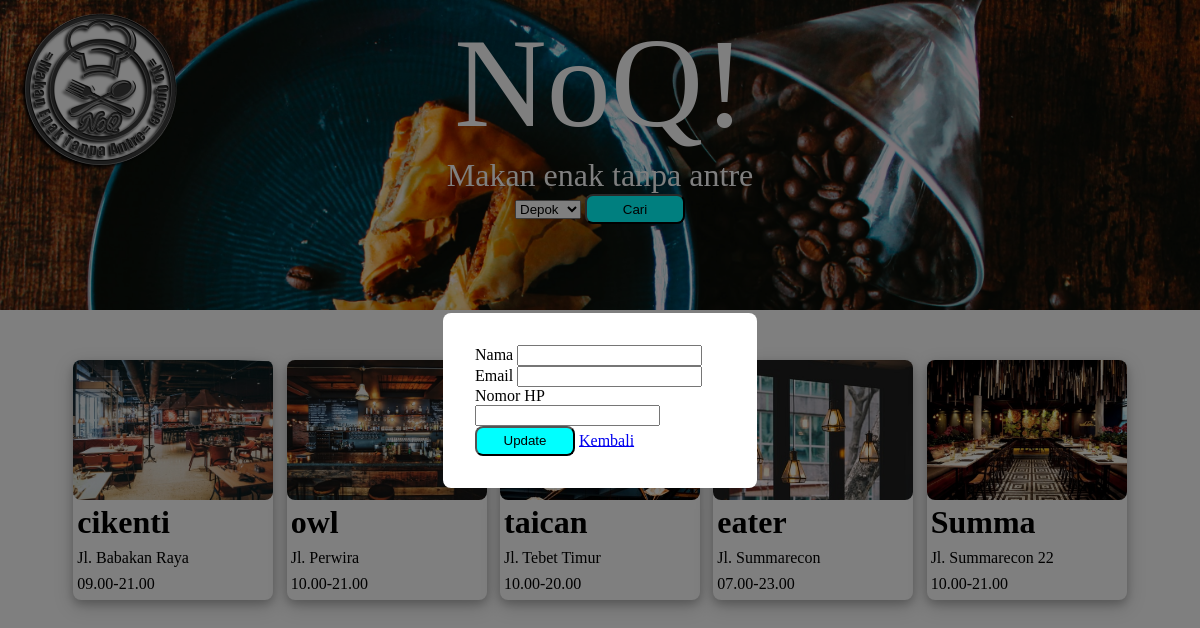
The app's page /profile_edit.php with its own data.
### tables this page shows
CREATE TABLE `restoran` (
  `resto_id` int(11) NOT NULL,
  `resto_name` varchar(24) NOT NULL,
  `resto_address` varchar(64) NOT NULL,
  `resto_number` varchar(20) NOT NULL,
  `resto_image` varchar(255) NOT NULL,
  `resto_open` varchar(24) NOT NULL,
  `resto_rating` int(11) NOT NULL,
  `qr_ovo` varchar(255) NOT NULL,
  `qr_gopay` varchar(255) NOT NULL,
  `loc_id` int(11) NOT NULL,
  `status_id` int(11) NOT NULL
);

### profile_edit.php (the view, shortened to what this page needs)
<?php include ('server.php')?>
<!DOCTYPE html>
<html lang="en">
  <head>
    <link rel="stylesheet" href="style.css" />
  </head>
  <body>
  <header class="header" style="background-image: url(./admin/images/cover-resto.jpeg)">
      <a href="./homepage.php">
        <img
          style="position: absolute; top: 0px; left: 0px"
          src="./admin/images/logo.png"
          alt="logo"
      /></a>
      <div class="center">
        <span class="judul">NoQ!</span>
        <br />
        <span class="motto">Makan enak tanpa antre</span>
      </div>
      <div class="search-location">
      <?php
                $query = mysqli_query($db, "select * from restoran_loc");
                ?>
                <form method="post" action="">
                    <select name="location" id="location">
                    <?php
                        while($resto = mysqli_fetch_array($query))
                        {
                            ?>
                            <option value = "<?php echo $resto['loc_id'];?>">
                            <?php
                                echo $resto['loc_name']; ?>
                            </option>
                            <?php
                        }
                    ?>
                    </select>
                    <button type="submit" class="btn" name="filter">Cari</button>
                </form>
      </div>
    </header>
    <?php
                if(isset($_POST['filter']))
                {?>
                <div class="content">
                  <div class="recommendation-container">
                      <h3>Rekomendasi untuk kamu!</h3>
                  </div>
                    <div class="cards">
                    <?php
                    if(!empty($_POST['location']))
                    {
                        $selected = $_POST['location'];
                        $query = mysqli_query($db, "select * from restoran where loc_id='$selected'");
                            while($resto = mysqli_fetch_array($query))
                            {?>
                            <?php $res_img = "admin/images/".$resto['resto_image'];
                                  $res_id = $resto['resto_id'];
                            ?>
                            <a href="menu-resto.php?resto_id=<?php echo $resto['resto_id']?>" style=" text-decoration:none; color:black;">
                            <div class="card">
                                <span
                                class="card-image"
                                style="background-image: url('<?php echo $res_img;?>');"
                                ></span>
                                <div class="card-content">
                                  <h3 class="nama-resto"><?php echo $resto['resto_name'];?></h3>
                                  <span class="alamat"><?php echo $resto['resto_address'];?></span>
                                  <span class="alamat"><?php echo $resto['resto_open'];?></span>
                                </div>
                            </div></a>
                        <?php }?>
              <?php }?>
          <?php }
            else{?>
              <?php $query = mysqli_query($db, "select * from restoran");?>
                <div class="content">
                  <div class="cards">
                  <?php
                          while($resto = mysqli_fetch_array($query))
                          {?>
                          <?php $res_img = "admin/images/".$resto['resto_image'];?>
                          <a href="menu-resto.php?resto_id=<?= $resto['resto_id']?>" style="text-decoration:none; color:black;">
                          <div class="card">
                              <span
                              class="card-image"
                              style="background-image: url('<?php echo $res_img;?>');"
                              ></span>
                              <div class="card-content">
                                <h3 class="nama-resto"><?php echo $resto['resto_name'];?></h3>
                                <span class="alamat"><?php echo $resto['resto_address'];?></span>
                                <span class="alamat"><?php echo $resto['resto_open'];?></span>
                              </div>
                          </div></a>
                  <?php }?>
                  </div>
                </div>
              <?php }?>
    <div class="modal-bg">
    	<div class="modal-container">
      <?php
        $user = $_SESSION['username'];
        $query = mysqli_query($db, "select nama,email,no_hp,password from users where username='$user'");
        $users = mysqli_fetch_array($query);
        ?>
			<form method="post" action="profile_edit.php" class="form" enctype="multipart/form-data">
				<div class="input-group">
					<label>Nama</label>
					<input type="text" name="nama" value="<?php echo $users['nama']; ?>">
				</div>
				<div class="input-group">
					<label>Email</label>
					<input type="email" name="email" value="<?php echo $users['email']; ?>">
				</div>
        <div class="input-group">
					<label>Nomor HP</label>
					<input type="text" name="no_hp" value="<?php echo $users['no_hp']; ?>">
				</div>
				<div class="input-group">
					<button type="submit" class="btn" name="edit">Update</button>
          <a href="./profile.php">Kembali</a>
				</div>
			</form>
		</div>
	</div>
  </body>
</html>

### style.css (style rules this page uses)
body { margin: 0; height: 100%; }
p, h1, h2, h3, h4, h5, h6 { margin: 0px; }
.header { background-image: url("./images/cover-resto.jpeg"); background-size: cover; height: 300px; padding-top: 10px; }
.center { text-align: center; }
.center > span { color: white; }
.judul { font-size: 8rem; }
.motto { font-size: 2rem; }
.search-location { display: flex; flex-direction: row; justify-content: center; }
.content { padding-top: 20px; padding-left: 60px; padding-right: 60px; }
h3 { margin: 0px; font-size: 2rem; }
button { height: 30px; width: 100px; background-color: aqua; border-radius: 8px; }
.cards { display: flex; flex-direction: row; justify-content: space-evenly; margin-top: 30px; }
.card { display: flex; flex-direction: column; width: 200px; height: 240px; background-color: blue; border-radius: 8px; background-color: #ffff; box-shadow: 0 4px 8px 0 rgba(0, 0, 0, 0.2), 0 6px 20px 0 rgba(0, 0, 0, 0.19); }
.card-image { border-radius: 8px; background-size: cover; width: 200px; height: 140px; }
.card-content { height: 100px; display: flex; flex-direction: column; }
.nama-resto, .alamat, .rate { margin: 4px; }
.modal-bg { position: fixed; width: 100%; height: 100%; top: 0; left: 0; background-color: rgba(0, 0, 0, 0.5); display: flex; justify-content: center; align-items: center; }
.modal-container { width: 250px; max-width: 2500px; margin: 1rem; padding: 2rem; background: #ffffff; border-radius: 8px; }
.form { display: flex; flex-direction: column; }

### records on screen
restoran: resto_image (picture), resto_name "cikenti", resto_address "Jl. Babakan Raya", resto_open "09.00-21.00"
restoran: resto_image (picture), resto_name "owl", resto_address "Jl. Perwira", resto_open "10.00-21.00"
restoran: resto_name "taican", resto_address "Jl. Tebet Timur", resto_open "10.00-20.00"
restoran: resto_image (picture), resto_name "eater", resto_address "Jl. Summarecon", resto_open "07.00-23.00"
restoran: resto_image (picture), resto_name "Summa", resto_address "Jl. Summarecon 22", resto_open "10.00-21.00"

### other values on screen
form field location "Depok"
